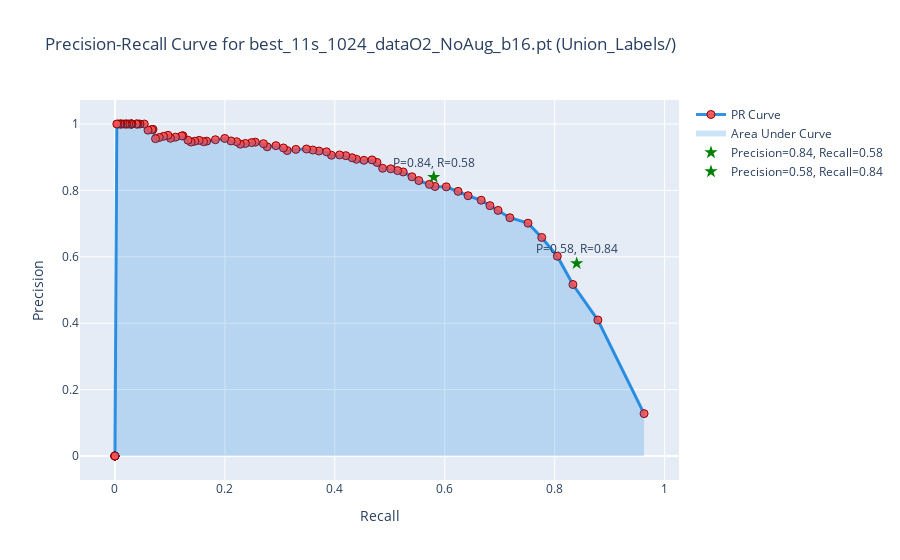
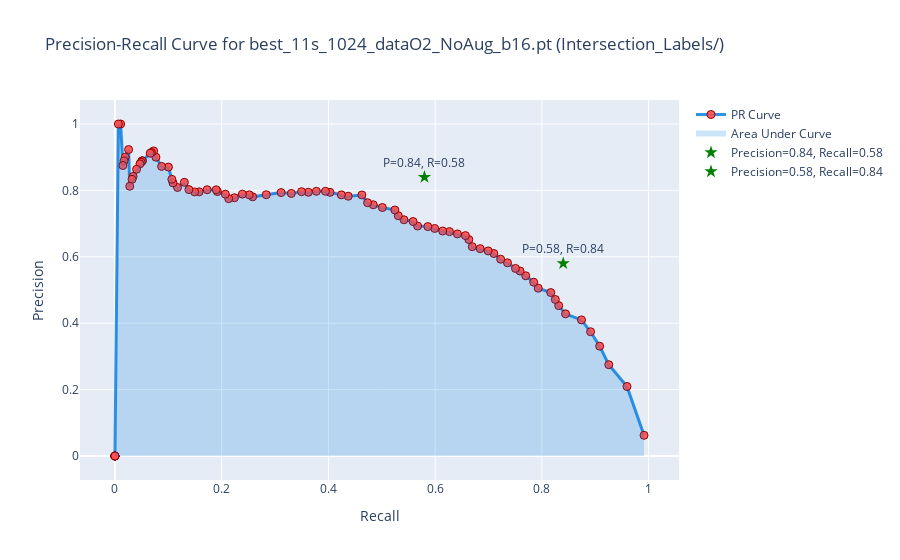
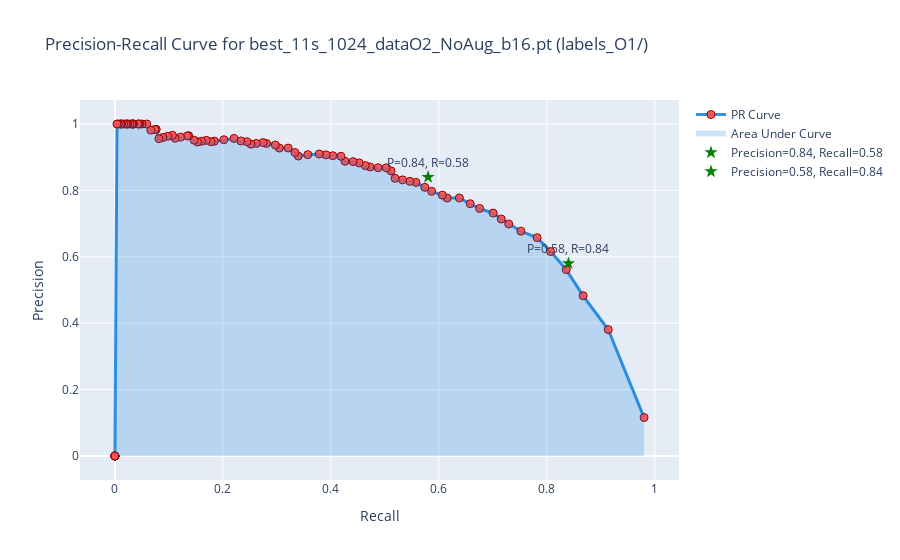
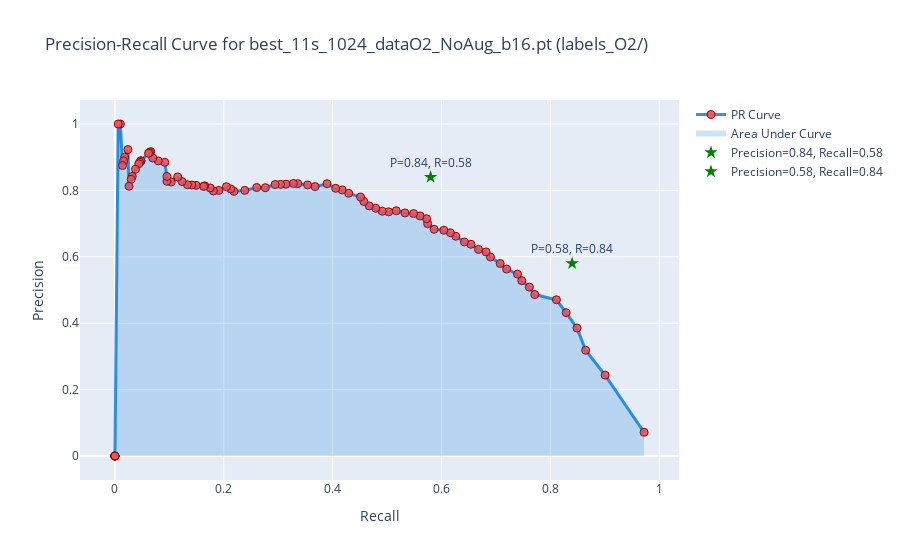

Source (notebook cell) for these figures, in order:
### Code cell
test_images_dir = "images/"
test_labels_dirs = ["Union_Labels/",  "labels_O1/", "labels_O2/""Intersection_Labels/", "labels_O1/", "labels_O2/"]
model_names = ["best_11s_1024_dataO2_NoAug_b16.pt"]

evaluate_all_models(model_names, test_images_dir, test_labels_dirs)
